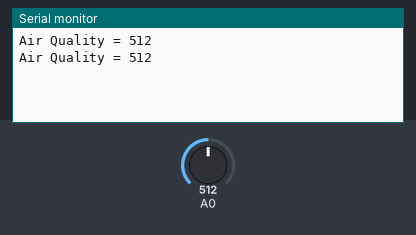
A sketch run on a simulated ESP8266 (NodeMCU). On the bench: the last lines printed to the serial monitor. The test bench sets the inputs (shaded band); at power-on: A0 = 512.

Above: at 1.8 s.
1.9 s: A0 set to 716
At 2.7 s:
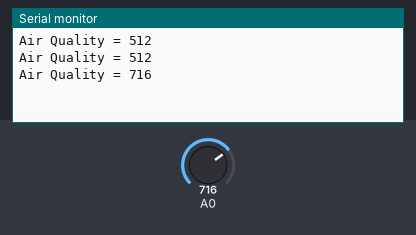
3.4 s: A0 set to 900
At 4.8 s:
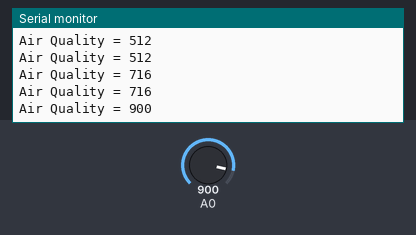
Timing chart, 0 to 6.4 s (numbered marks = the images above; inputs shaded):
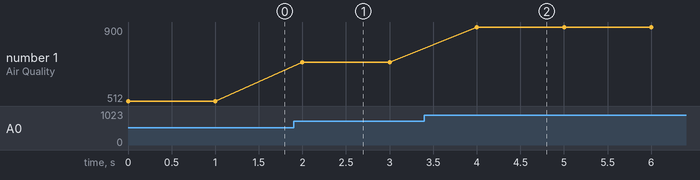

The sketch:

ARK_2_1_AirQuality.ino
```cpp
//  ArkSystems IoT classroom sample program 1 of 2nd session
//
//  空気質センサの値をA/Dコンバータから読み込んでシリアルに出力する
//


//
//  A/Dコンバータ読み込みなどシステム関数を使うための宣言
//
extern "C" {
  #include "user_interface.h"
}


//
//  Setup
//
void setup() {
  //
  //  Serial
  Serial.begin(115200);
}


//
//  メインループ
//

void loop() {
  //
  //  Read Analog to Digital Converter(ADC) and Send it to Serial
  int airQuality = system_adc_read();
  Serial.print("Air Quality = ");
  Serial.println(airQuality);

  delay(1000);
}
```

Measured:
- after the input at 1.9 s, the serial monitor: prints a new line after 0.10 s (image 1)
- after the input at 3.4 s, the serial monitor: prints a new line after 0.60 s (image 2)
- plotted number 1: 512 → 716 after the input at 1.9 s, 716 → 900 after the input at 3.4 s
